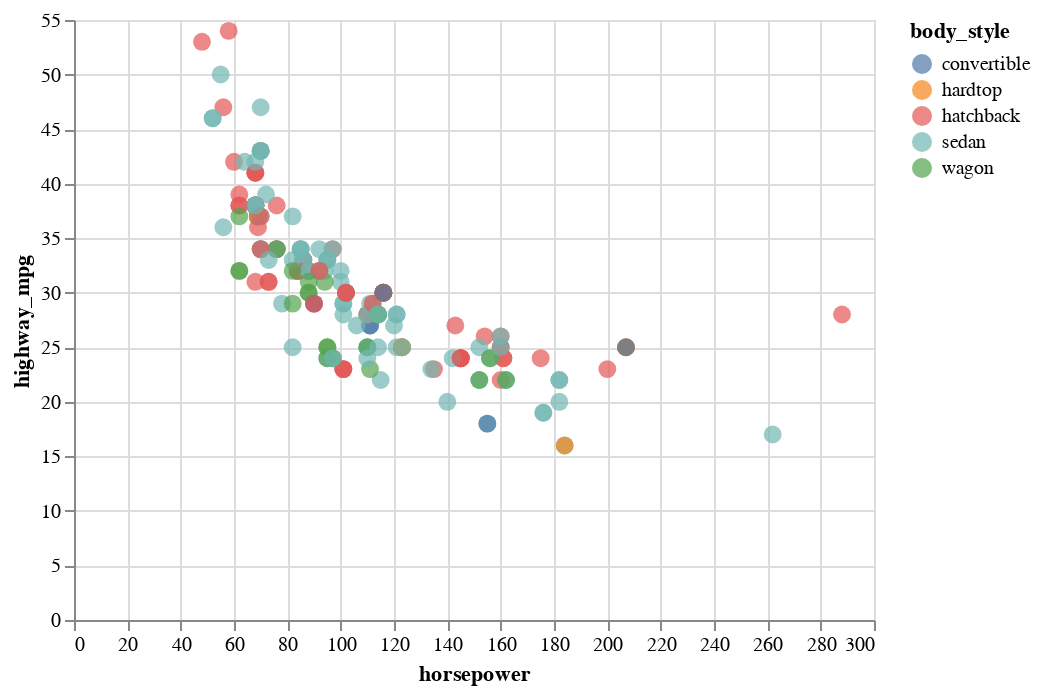

Write notebook code for a chart like this one.
### Markdown cell above
Adding `brush1` to a simple scatter plot.

### Code cell
alt.Chart(df).mark_circle(size=80).encode(
    x='horsepower:Q',
    y='highway_mpg:Q',
    color=alt.condition(brush, 'body_style:N', alt.value('grey')),
).add_selection(brush)

### Figure 1 — Vega-Lite specification as saved in the notebook (floating-point values rounded to 4 significant figures; data arrays with more than 128 entries replaced by an {"elided": "..."} marker saying what was removed)
{"config": {"view": {"continuousWidth": 400, "continuousHeight": 300}}, "data": {"name": "data-387f081f80cceeb89d7db8f93752da3d"}, "mark": {"type": "circle", "size": 80}, "encoding": {"color": {"condition": {"field": "body_style", "type": "nominal", "selection": "selector001"}, "value": "grey"}, "x": {"field": "horsepower", "type": "quantitative"}, "y": {"field": "highway_mpg", "type": "quantitative"}}, "selection": {"selector001": {"type": "interval"}}, "$schema": "https://vega.github.io/schema/vega-lite/v4.17.0.json", "datasets": {"data-387f081f80cceeb89d7db8f93752da3d": {"elided": "205 records"}}}
